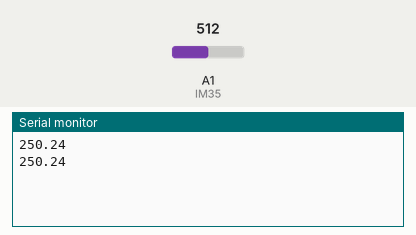
Simulated run of this sketch. Board: Arduino Uno, built with avr-gcc and run on an emulated ATmega328P. On the bench: the last lines printed to the serial monitor. The test bench sets the inputs (shaded band); at power-on: A1 (IM35) = 512.

Above: at 2.8 s.
2.9 s: A1 (IM35) set to 716
At 5.1 s:
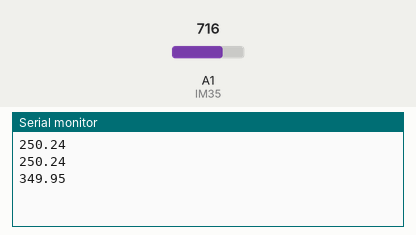
5.6 s: A1 (IM35) set to 900
At 6.7 s:
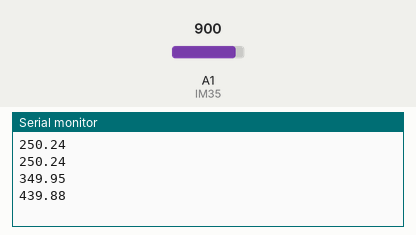
Timing chart, 0 to 8.6 s (numbered marks = the images above; inputs shaded):
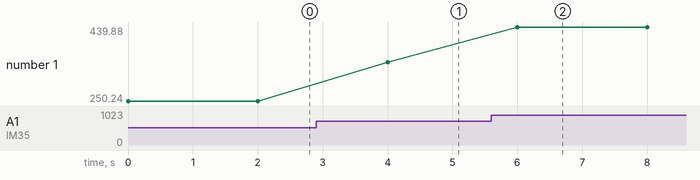

Measured:
- after the input at 2.9 s, the serial monitor: prints a new line after 1.1 s (image 1)
- after the input at 5.6 s, the serial monitor: prints a new line after 0.40 s (image 2)
- plotted number 1: 250.24 → 349.95 after the input at 2.9 s, 349.95 → 439.88 after the input at 5.6 s

The sketch:

exemplo_leitura_temperatura.ino
```cpp
const int IM35 = A1;
double temperatura;

void setup() {
  // put your setup code here, to run once:
  Serial.begin(9600);

}

void loop() {
  // put your main code here, to run repeatedly:
  temperatura = (double(analogRead(IM35))*5/(1023))/0.01;
  Serial.println(temperatura);
//  Serial.println(montaJson(temperatura));
  delay(2000);
}
// /dev/tty.usbmodem1421
// /dev/cu.usbmodem1421

//String montaJson(temperatura) {
//  String json = "{temperatura:" + temperatura + "}";
//  return json;
//}
```
